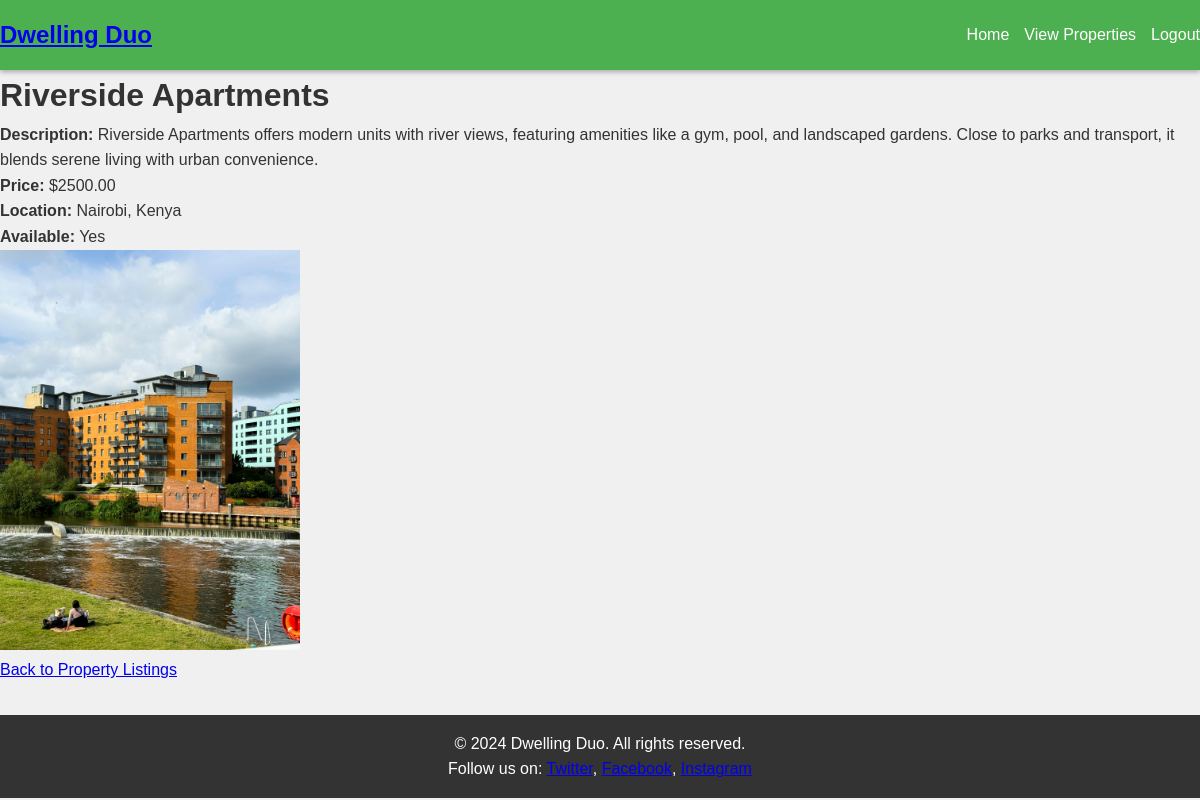
The page /properties/property/1/ (signed in) on the database its author committed.
### properties/models.py (models this page shows, shortened)
class Property(models.Model):
    title = models.CharField(max_length=100)
    description = models.TextField()
    price = models.DecimalField(max_digits=10, decimal_places=2)
    location = models.CharField(max_length=255)
    available = models.BooleanField(default=True)
    owner = models.ForeignKey(settings.AUTH_USER_MODEL, on_delete=models.CASCADE)  # Update to use AUTH_USER_MODEL
    image = models.ImageField(upload_to='property_images/', blank=True, null=True)

### properties/views.py (the view)
# urls.py: path('property/<int:pk>/', views.property_detail, name='property_detail'),
def property_detail(request, pk):
    property_instance = get_object_or_404(Property, pk=pk)
    return render(request, 'properties/property_detail.html', {'property': property_instance})

### templates/properties/property_detail.html (shortened to what this page needs)
{% extends 'base.html' %}
{% block content %}
<div class="property-detail">
    <h1>{{ property.title }}</h1>
    <p><strong>Description:</strong> {{ property.description }}</p>
    <p><strong>Price:</strong> ${{ property.price }}</p>
    <p><strong>Location:</strong> {{ property.location }}</p>
    <p><strong>Available:</strong> {{ property.available|yesno:"Yes,No" }}</p>
    {% if property.image %}
    <div>
        <img src="{{ property.image.url }}" alt="{{ property.title }}" style="max-width: 300px;">
    </div>
    {% endif %}
    <a href="{% url 'properties:property_list' %}">Back to Property Listings</a>
</div>
{% endblock %}

### templates/base.html (shortened to what this page needs)
{% load static %}
<!DOCTYPE html>
<html lang="en">
<head>
    <link rel="stylesheet" href="{% static 'css/styles.css' %}">
</head>
<body>
    <header>
        <h1 class="site-title">
            <a href="{% url 'home' %}">Dwelling Duo</a>
        </h1>
        <nav>
            <a href="{% url 'home' %}">Home</a>
            <a href="{% url 'properties:property_list' %}">View Properties</a>
            {% if user.is_authenticated %}
                <a href="{% url 'accounts:logout' %}">Logout</a>
            {% else %}
                <a href="{% url 'accounts:login' %}">Login</a>
                <a href="{% url 'accounts:register' %}">Register</a>
            {% endif %}
        </nav>
    </header>
    <main>
        {% block content %}{% endblock %}
    </main>
    <footer>
        <p>&copy; 2024 Dwelling Duo. All rights reserved.</p>
        <p>Follow us on:
            <a href="https://twitter.com/dwellingduo">Twitter</a>,
            <a href="https://facebook.com/dwellingduo">Facebook</a>,
            <a href="https://instagram.com/dwellingduo">Instagram</a>
        </p>
    </footer>
</body>
</html>

### static/css/styles.css (style rules this page uses)
* { margin: 0; padding: 0; box-sizing: border-box; }
body { font-family: Arial, sans-serif; background-color: #f0f0f0; color: #333; line-height: 1.6; }
header { background-color: #4CAF50; color: white; padding: 1rem 0; display: flex; justify-content: space-between; align-items: center; width: 100%; box-shadow: 0 2px 5px rgba(0, 0, 0, 0.3); }
.site-title { font-size: 1.5rem; font-weight: bold; }
nav { display: flex; gap: 15px; }
nav a { text-decoration: none; color: white; }
footer { background: #333; color: white; text-align: center; padding: 1rem 0; margin-top: 2rem; width: 100%; }

### rows shown on the page
Property: title "Riverside Apartments", description "Riverside Apartments offers modern units with river views, featuring amenities like a gym, pool, and landscaped gardens. Close to parks and transport, it blends serene living with urban convenience.", price "2500.00", location "Nairobi, Kenya", available "Yes", image (picture)
